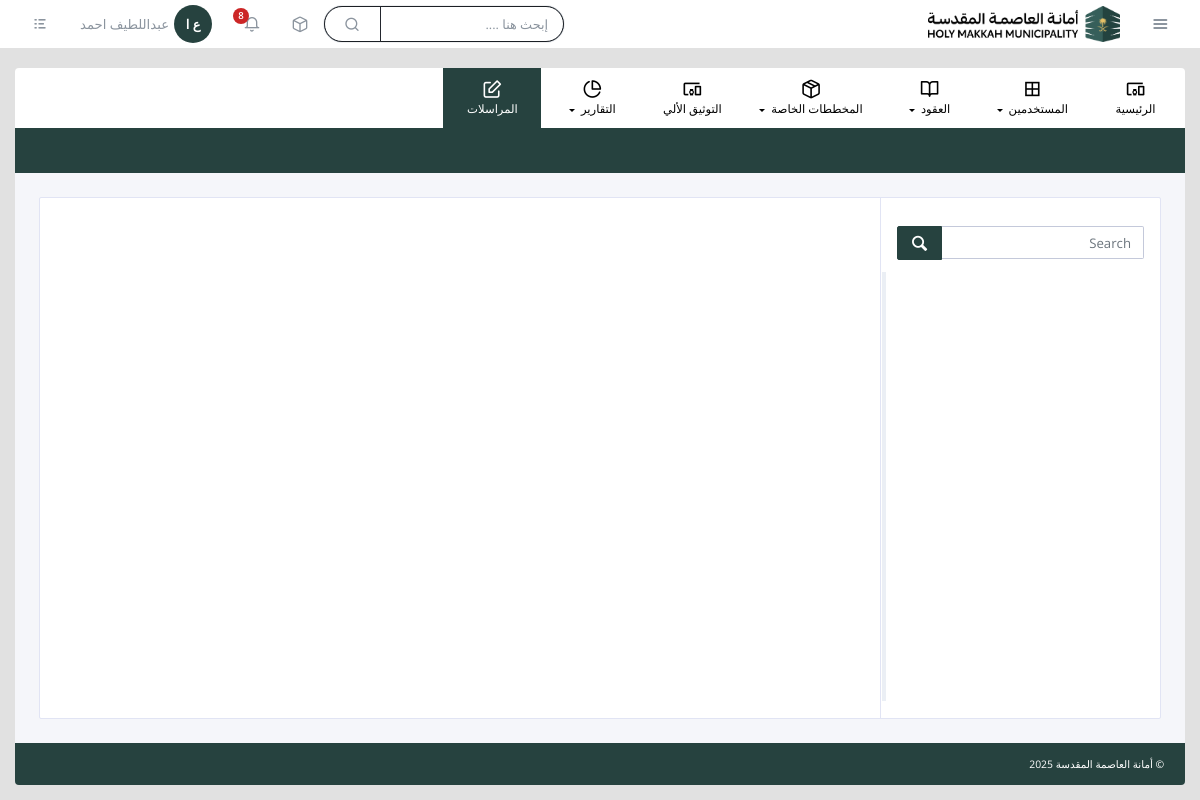
/chats/ (signed in), run on an earlier commit of the app's database.
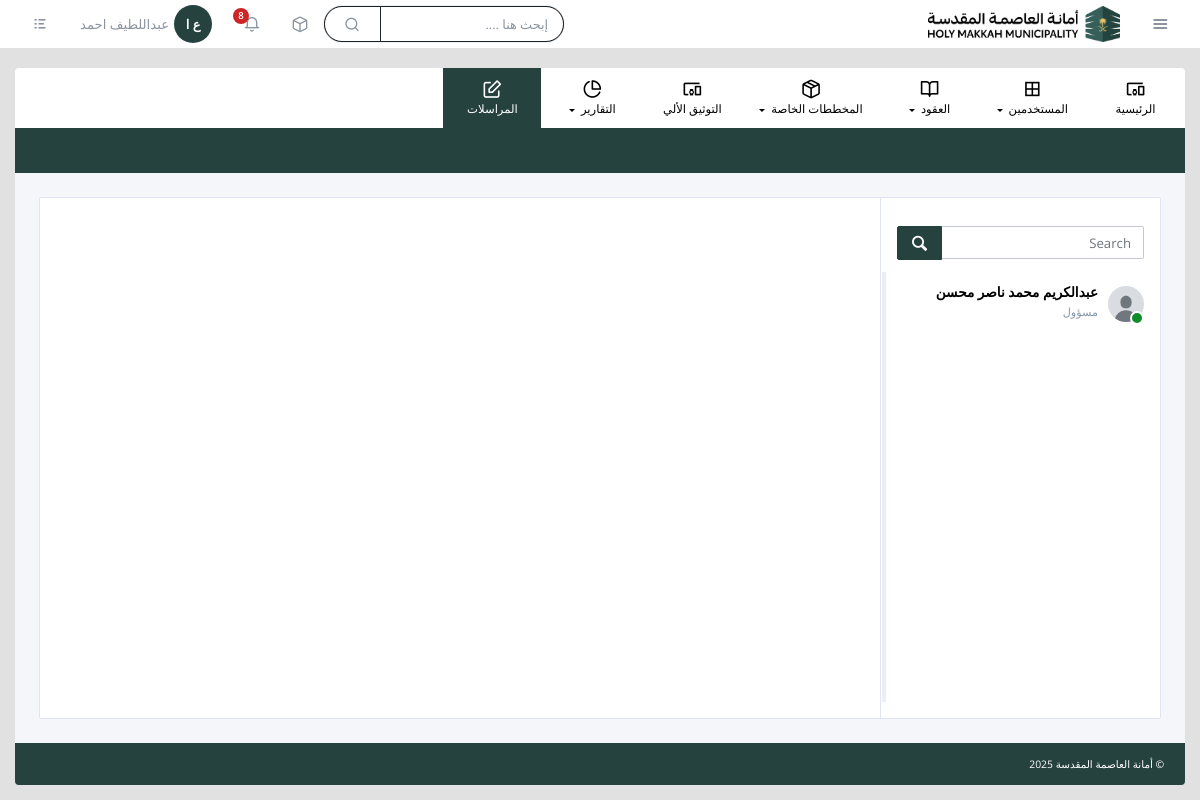
And on a later commit of the database.
### users/models.py (models this page shows, shortened)
class User(AbstractUser):
    name = models.CharField("name", max_length=255)
    created_at = models.DateTimeField(auto_now_add=True)
    updated_at = models.DateTimeField(auto_now=True)
    first_name = None
    last_name = None
    role = models.CharField(
        max_length=20,
        choices=Roles.CHOICES,
        default=Roles.USER
    )
    class Meta:
        db_table = 'users'

### chats/views.py (the view)
# urls.py: path('', views.chats, name='chats'),
@login_required(login_url='login')
def chats(request):
    users = User.objects.exclude(id=request.user.id).order_by('username')
    return render(request, 'chats.html', {"users": users})

### helpers/templatetags/helper.py (called while the page is built)
@register.filter
def initials(value):
    if not value:
        return ""
    parts = value.strip().split()
    if len(parts) == 1:
        return parts[0][0] * 2
    return parts[0][0] + ' ' + parts[-1][0]

### helpers/templatetags/nav_active.py (called while the page is built)
@register.simple_tag(takes_context=True)
def active(context, names):
    request = context['request']
    current = request.resolver_match.url_name
    name_list = names.split(',')
    return 'active-page' if current in name_list else ''

### helpers/templatetags/translate.py (called while the page is built)
@register.filter
def ar(text):
    if not text:
        return ""
    return MAP.get(text.lower(), text)

### templates/chats.html (shortened to what this page needs)
{% extends "base.html" %}
{% load static %}
{% load translate %}
{% block css %}
    <link rel="stylesheet" href="{% static 'site/vendor/daterange/daterange.css' %}" />
{% endblock %}
{% block content %}
    <div class="row gutters">
        <div class="col-xl-12 col-lg-12 col-md-12 col-sm-12 col-12">
            <div class="chat-section">
                <div class="row no-gutters">
                    <div class="col-xl-3 col-lg-3 col-md-4 col-sm-2 col-3">
                        <div class="users-container">
                            <div class="chat-search-box">
                                <div class="input-group">
                                    <input class="form-control" placeholder="Search" />
                                    <div class="input-group-btn">
                                        <button type="button" class="btn btn-primary">
                                            <i class="icon-magnifying-glass"></i>
                                        </button>
                                    </div>
                                </div>
                            </div>
                            <div class="usersContainerScroll">
                                <ul class="users" id="usersList">
                                    {% for user in users %}
                                        <li class="person" data-user-id="{{ user.id }}" data-name="{{ user.name }}">
                                            <div class="user">
                                                <img src="{% static 'site/img/user.png' %}" alt="" />
                                                <span class="status online"></span>
                                            </div>
                                            <p class="name-time">
                                                <span class="name">{{ user.name }}</span>
                                                <span class="time">{{ user.role|ar }}</span>
                                            </p>
                                        </li>
                                    {% endfor %}
                                </ul>
                            </div>
                        </div>
                    </div>
                    <div class="col-xl-9 col-lg-9 col-md-8 col-sm-10 col-9">
                        <div class="chat-container">
                            <div class="chatContainerScroll">
                            </div>
                        </div>
                    </div>
                </div>
            </div>
        </div>
    </div>
{% endblock %}

What changed in the data, as far as the page shows it:
added User: name "عبدالكريم محمد ناصر محسن", role|ar "مسؤول"
